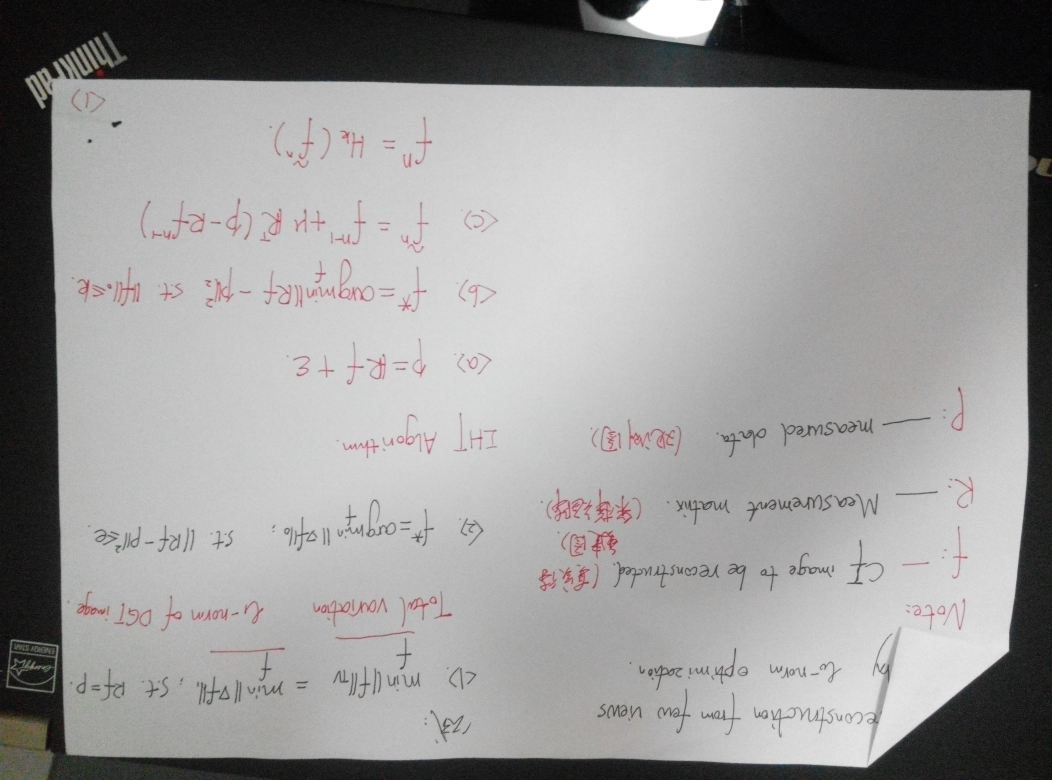
//> input picture Ex3/Dataset2/2.jpg, 4208 x 3120 px (shown at 1/4 size)
$ ./edge Dataset2/2.jpg   (built with g++ and OpenCV 4)
//> lines starting //> are read from the running program, lines starting //| are printed output that depends on the picture; after the words box and inside, x2 and y2 are one past the last pixel; in counts of white or black regions, pixels touching at a corner belong together
#include <iostream>
#include <cstdio>
#include <opencv2/imgproc/imgproc.hpp>
#include <opencv2/highgui/highgui.hpp>
#include <opencv2/opencv.hpp>
#include <cmath>

using namespace cv;
using namespace std;

// Store line info
struct myLine {
    double m; // Slope of the line
    double c; // Intercept of the line
    bool vertical; // True if the line is parallel to y-axis
};

// [9 lines of commented-out code are left out]
bool lineCmp(const Vec2f& a, const Vec2f& b) {
    double threshold = 0.1;
    if ( abs(a[1] - b[1]) < threshold ) {
        return a[0] < b[0];
    }
    return a[1] < b[1];
}

// Point comparison function
bool pointCmp(const Point& a, const Point& b) {
    return a.x + a.y < b.x + b.y;
}

// Ref: http://docs.opencv.org/2.4/doc/tutorials/introduction/linux_gcc_cmake/linux_gcc_cmake.html#linux-gcc-usage
int main(int argc, char* argv[]) {
    if ( argc != 2 ) {
        cout << "Please specify the path of the photo you want to test!" << endl;
        return -1;
    }

    Mat srcImg, dstImg, srcGray, srcBlur, edge;
    srcImg = imread(argv[1]);
//> srcImg is the input picture: 3120 rows x 4208 cols, CV_8UC3; mean B, G, R 152.5, 152.8, 153.5
    if ( !srcImg.data ) {
        cout << "No image data" << endl;
        return -1;
    }

    // Ref: http://docs.opencv.org/2.4/modules/imgproc/doc/geometric_transformations.html#resize
    resize(srcImg, srcImg, Size(), 0.2, 0.2);
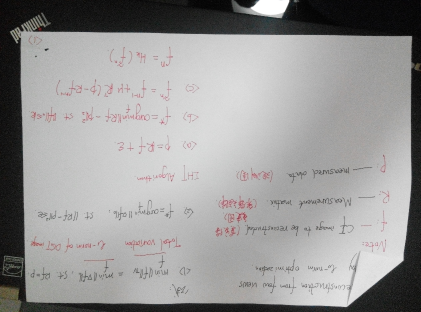
//> srcImg: 624 rows x 842 cols, CV_8UC3 (shown at 1/2 size); mean B, G, R 152.4, 152.8, 153.5

    // Ref: http://docs.opencv.org/2.4/doc/tutorials/imgproc/imgtrans/canny_detector/canny_detector.html
    // Transfrom to gray scale.
    cvtColor(srcImg, srcGray, CV_BGR2GRAY);

    // Blur the image to erase some noise
    blur(srcGray, srcBlur, Size(3, 3));

    // Set threshold for Canny
    int lowThreshold = 125;
    int highThreshold = 500;
    int kernel_size = 3;
    Canny(srcBlur, edge, lowThreshold, highThreshold, kernel_size);
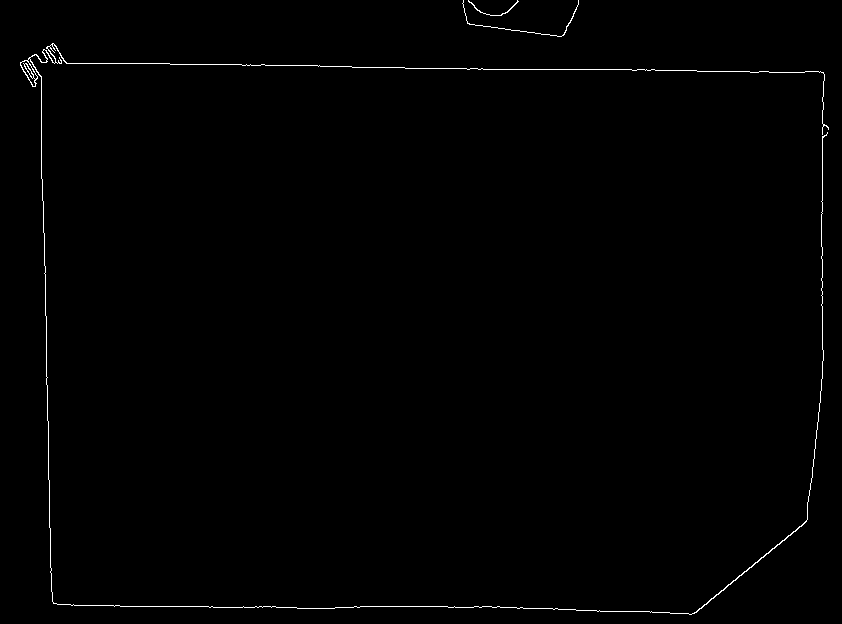
//> edge: 624 rows x 842 cols, CV_8UC1; 0.6% white in thin lines or dots

    // Ref: http://docs.opencv.org/2.4/doc/tutorials/imgproc/imgtrans/hough_lines/hough_lines.html
    // Set parameters for hough transform
    float rho = 1;
    float theta = CV_PI / 100;
    int threshold = 97;
    vector<Vec2f> lines;
    vector<myLine> mls;

    HoughLines(edge, lines, rho, theta, threshold, 0, 0);
//> lines = 10 lines (rho, theta): [606, 1.57], [822, 0], [69, 1.57], [591, 1.6], [-36, 3.11], [915, 0.88], [-33, 3.11], [63, 1.57], [41, 0], [55, 1.6]
    // myHoughLines(edge, lines, rho, theta, threshold);

    // Sort lines based on theta
    sort(lines.begin(), lines.end(), lineCmp);
//> lines = 10 items: [41, 0], [822, 0], [915, 0.88], [55, 1.6], [63, 1.57], [69, 1.57], [591, 1.6], [606, 1.57], [-36, 3.11], [-33, 3.11]
    // Move lines with theta near 3.1 to the front
    int last = lines.size() - 1;
//> last = 9
    while ( lines[0][1] <= 0.1 && lines[last][1] >= 3.1 ) {
        vector<Vec2f>::iterator it = lines.begin() + 1;
        lines.insert(it, lines[last]);
        it = lines.end() - 1;
        lines.erase(it);
    }
//> this loop made 2 passes

    double rotationAngle = lines[0][1] * 180 / CV_PI;
//> rotationAngle = 0
    double rotationThreshold = 0.1;
    // Rotate 90 degree clockwise for horizontal papers, e.g. 2.jpg and 4.jpg
    if ( lines[0][1] > rotationThreshold ) {
        rotationAngle -= 90;
    }

    for ( size_t i = 0; i < lines.size(); i++ ) {
        float rho = lines[i][0], theta = lines[i][1];

        // Eliminate duplicates.
        float deltaRho = 100;
        float deltaTheta = 0.25;

        if ( i > 0 && abs(rho - lines[i - 1][0]) < deltaRho &&
            ( abs(CV_PI - (rho + lines[i - 1][0])) < deltaRho || abs(theta - lines[i - 1][1]) < deltaTheta ) ) {
            continue;
        }
        cout << rho << " " << theta << endl;

        // Produce two lines on the line
        Point pt1, pt2;
        double a = cos(theta), b = sin(theta);
        double x0 = a * rho, y0 = b * rho;
        pt1.x = cvRound(x0 + 1000 * (-b));
        pt1.y = cvRound(y0 + 1000 * (a));
        pt2.x = cvRound(x0 - 1000 * (-b));
        pt2.y = cvRound(y0 - 1000 * (a));
        // Draw red lines
        line(srcImg, pt1, pt2, Scalar(0, 0, 255), 3, CV_AA);

        struct myLine ml;
        // Deal with lines parallel to y-axis.
        if ( b == 0 ) {
            ml.vertical = 1;
            ml.c = rho;
            printf("Line equation: x = %lf\n", rho);
        } else {
            ml.vertical = 0;
            // m for slope and c for y-intercept
            double m = -a / b, c = rho / b;
            ml.m = m;
            ml.c = c;
            printf("Line equation: y = (%lfx) + (%lf)\n", m ,c);
        }

        mls.push_back(ml);
    }
//> this loop made 10 passes
//> (rho, theta, a, b, x0, y0, m, c) on passes 5, 6, 9: (915, 0.88, 0.637, 0.771, 583.2, 705, -0.827, 1187.5), (55, 1.6, -0.0314, 1, -1.73, 54.97, 0.0314, 55.03), (591, 1.6, -0.0314, 1, -18.56, 590.7, 0.0314, 591.3)
//> (printed output is left out)
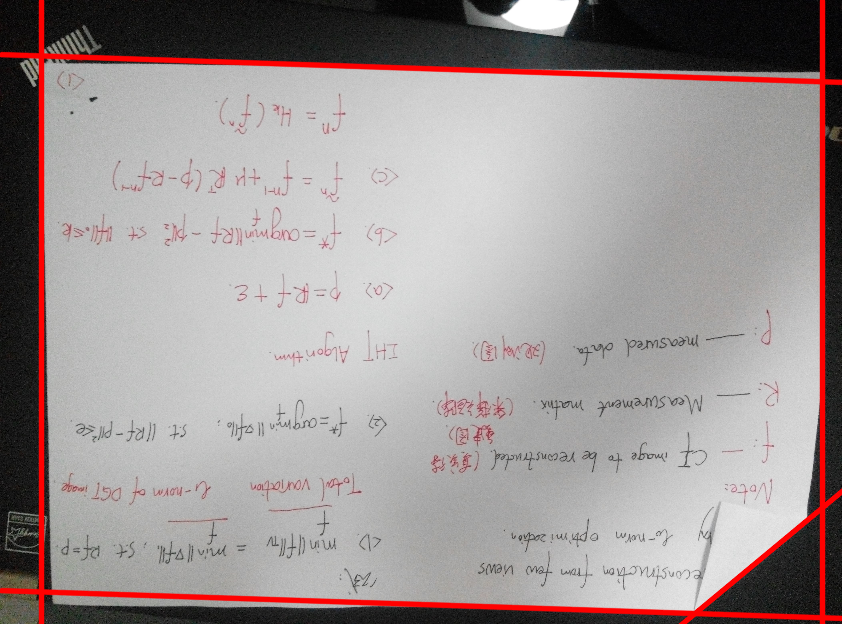
//> srcImg: 624 rows x 842 cols, CV_8UC3; 4.09% of pixels changed, all inside (x1, y1, x2, y2) = (0, 0, 842, 624)

    vector<Point> pts;
    // Calculate line-line intersection.
    // Ref: https://en.wikipedia.org/wiki/Line–line_intersection
    for ( int i = 0; i < 2; ++i ) {
        for ( int j = 2; j < 4; ++j ) {
            double a = mls[i].m, b = mls[j].m;
            double c = mls[i].c, d = mls[j].c;
            double x, y;
            if ( mls[i].vertical == 1 ) {
                x = c;
                y = b * c + d;
            } else {
                x = (d - c) / (a - b);
                y = (a * d - b * c) / (a - b);
            }
            printf("Point: (%lf, %lf)\n", x, y);
            Point pt1;
            pt1.x = x;
            pt1.y = y;
            pts.push_back(pt1);
            // Draw blue points
            line(srcImg, pt1, pt1, Scalar(255, 0, 0), 12, CV_AA);
        }
    }
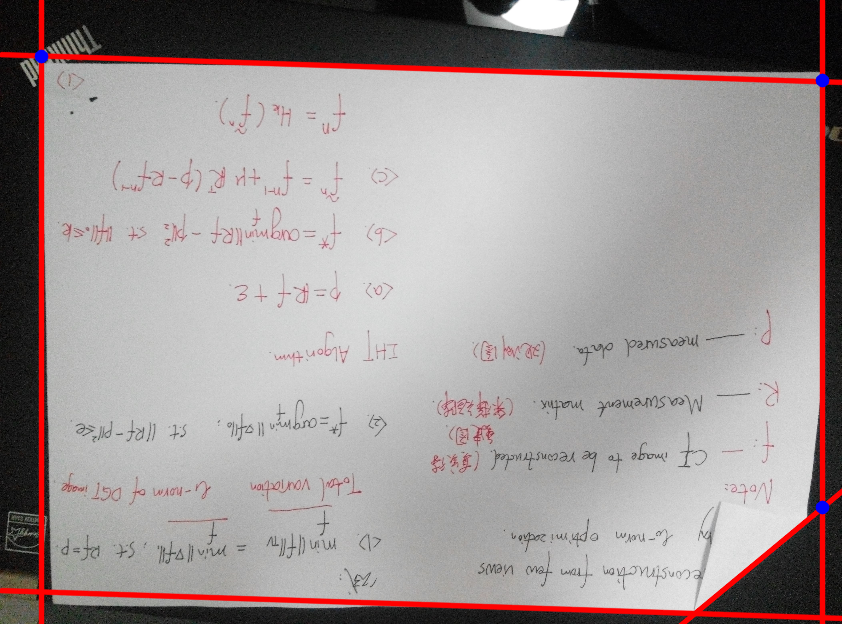
//> srcImg: 624 rows x 842 cols, CV_8UC3; 0.09% of pixels changed, all inside (x1, y1, x2, y2) = (34, 49, 830, 515)
//> after the loop, pts = 4 Points (x, y): [41, 1153], [41, 56], [822, 507], [822, 80]

    sort(pts.begin(), pts.end(), pointCmp);
//> pts = 4 Points (x, y): [41, 56], [822, 80], [41, 1153], [822, 507]
    Point center;
    center.x = (pts[0].x + pts[3].x) / 2;
//> center = Point(431, 0)
    center.y = (pts[0].y + pts[3].y) / 2;
//> center = Point(431, 281)
    // line(srcImg, center, center, Scalar(0, 255, 0), 12, CV_AA);

    Mat rotatedImg;
    Mat rotationMatrix;
    srcImg.copyTo(rotatedImg);

    cout << "RG: " << rotationAngle << endl;
//| RG: 0

    // Ref: http://docs.opencv.org/2.4/doc/tutorials/imgproc/imgtrans/warp_affine/warp_affine.html
    rotationMatrix = getRotationMatrix2D(center, rotationAngle, 1);
//> rotationMatrix = [[1, 0, 0], [0, 1, 0]]
    warpAffine(rotatedImg, rotatedImg, rotationMatrix, rotatedImg.size() );

    if ( srcImg.rows < srcImg.cols ) {
        // Rotate 90 degree clockwise for horizontal papers and diminish their sizes
        rotationMatrix = getRotationMatrix2D(center, 90, 0.7);
//> rotationMatrix = [[4.29e-17, 0.7, 234.3], [-0.7, 4.29e-17, 582.7]]
        warpAffine(rotatedImg, rotatedImg, rotationMatrix, rotatedImg.size() );
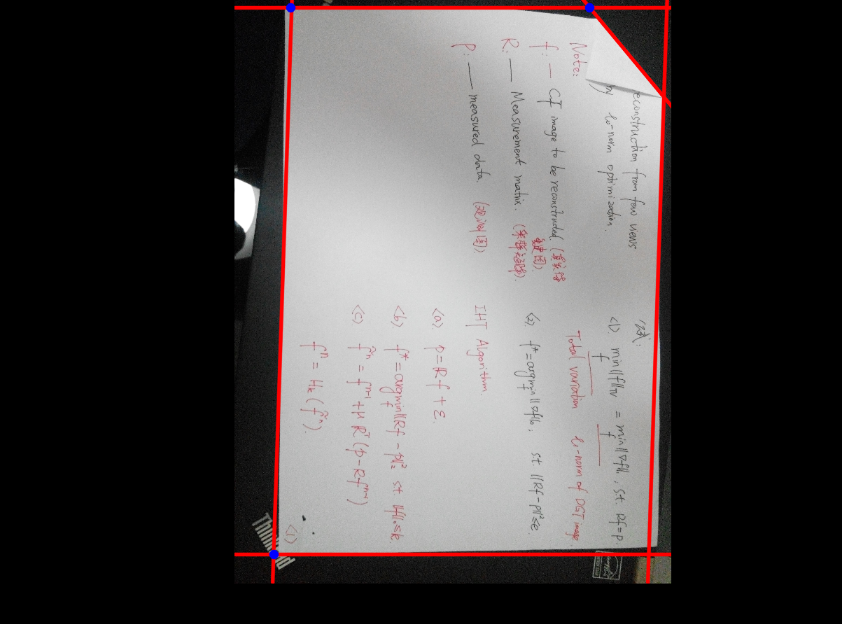
//> rotatedImg: 624 rows x 842 cols, CV_8UC3; mean B, G, R 73.2, 73.3, 77.5
    }

    imshow("Display Image", rotatedImg);
    waitKey(0);
    return 0;
}

$ run again, with Ex3/Dataset2/1.jpg copied over Ex3/Dataset2/2.jpg
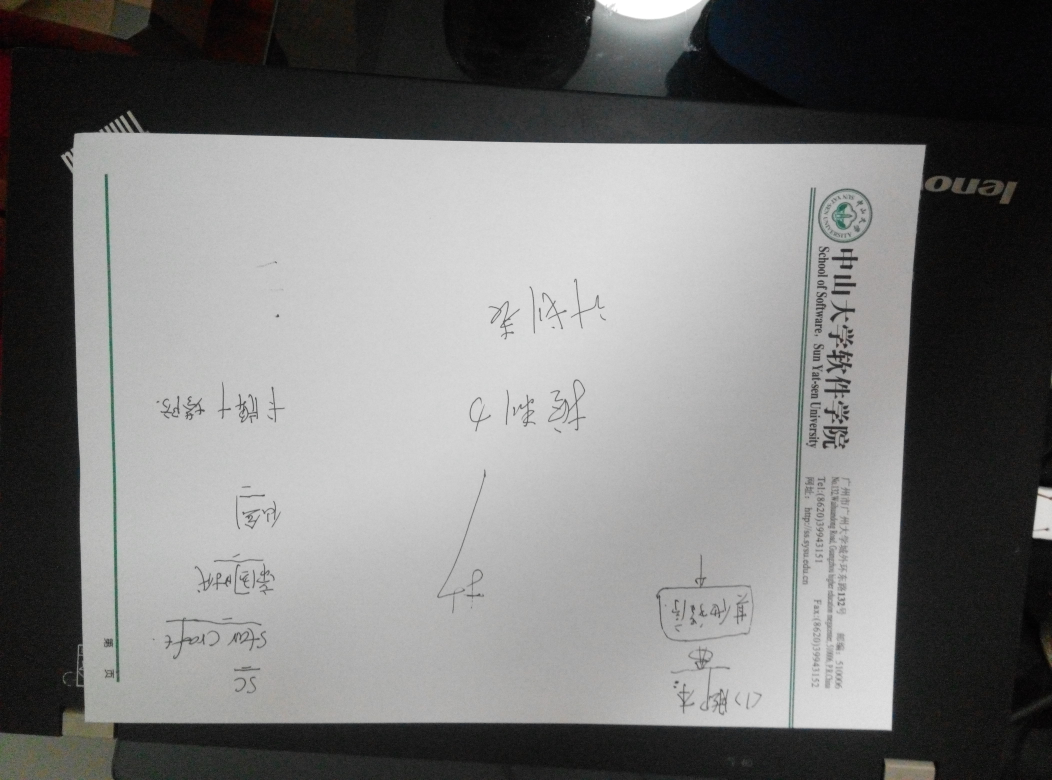
//> input picture Ex3/Dataset2/1.jpg, 4208 x 3120 px (shown at 1/4 size)
//> srcImg is the input picture: 3120 rows x 4208 cols, CV_8UC3; mean B, G, R 121.3, 121.9, 121.9
//> `Canny(srcBlur, edge, lowThreshold, highThreshold, kernel_size);`:
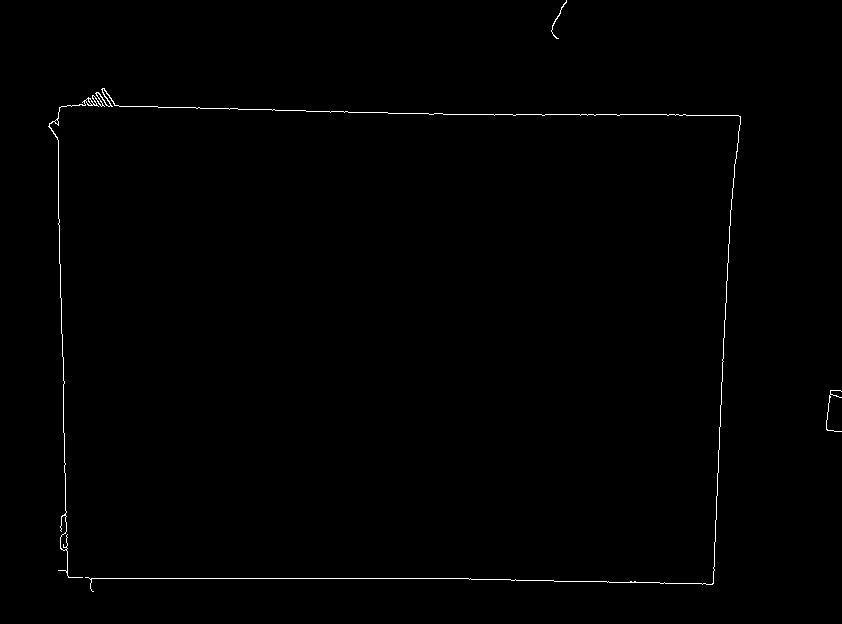
//> edge: 624 rows x 842 cols, CV_8UC1; 0.51% white in thin lines or dots, all inside (x1, y1, x2, y2) = (48, 0, 842, 592)
//> `HoughLines(edge, lines, rho, theta, threshold, 0, 0);`: lines = 6 lines (rho, theta): [578, 1.57], [114, 1.57], [101, 1.6], [-51, 3.11], [743, 0.06], [563, 1.6]
//> `sort(lines.begin(), lines.end(), lineCmp);`: lines = 6 items: [743, 0.06], [101, 1.6], [114, 1.57], [563, 1.6], [578, 1.57], [-51, 3.11]
//> last = 5
//> the loop `while ( lines[0][1] <= 0.1 && lines[last][1] >= 3.1 )` made 1 pass
//> rotationAngle = 3.6
//> the loop `for ( size_t i = 0; i < lines.size(); i++ )` made 6 passes
//> (rho, theta, a, b, x0, y0, m, c) on passes 1, 2, 3, 5: (743, 0.0628, 0.998, 0.0628, 741.5, 46.65, -15.89, 11833), (-51, 3.11, -1, 0.0314, 50.97, -1.6, 31.82, -1623.7), (101, 1.6, -0.0314, 1, -3.17, 101, 0.0314, 101), (563, 1.6, -0.0314, 1, -17.68, 562.7, 0.0314, 563.3)
//> (printed output is left out)
//> after the loop `for ( int i = 0; i < 2; ++i )`: pts = 4 Points (x, y): [736, 124], [707, 585], [54, 102], [68, 565]
//> `sort(pts.begin(), pts.end(), pointCmp);`: pts = 4 Points (x, y): [54, 102], [68, 565], [736, 124], [707, 585]
//> `center.x = (pts[0].x + pts[3].x) / 2;`: center = Point(380, 0)
//> `center.y = (pts[0].y + pts[3].y) / 2;`: center = Point(380, 343)
//| RG: 3.6
//> `rotationMatrix = getRotationMatrix2D(center, rotationAngle, 1);`: rotationMatrix = [[0.998, 0.0628, -20.79], [-0.0628, 0.998, 24.54]]
//> `rotationMatrix = getRotationMatrix2D(center, 90, 0.7);`: rotationMatrix = [[4.29e-17, 0.7, 139.9], [-0.7, 4.29e-17, 609]]
//> `warpAffine(rotatedImg, rotatedImg, rotationMatrix, rotatedImg.size() );`:
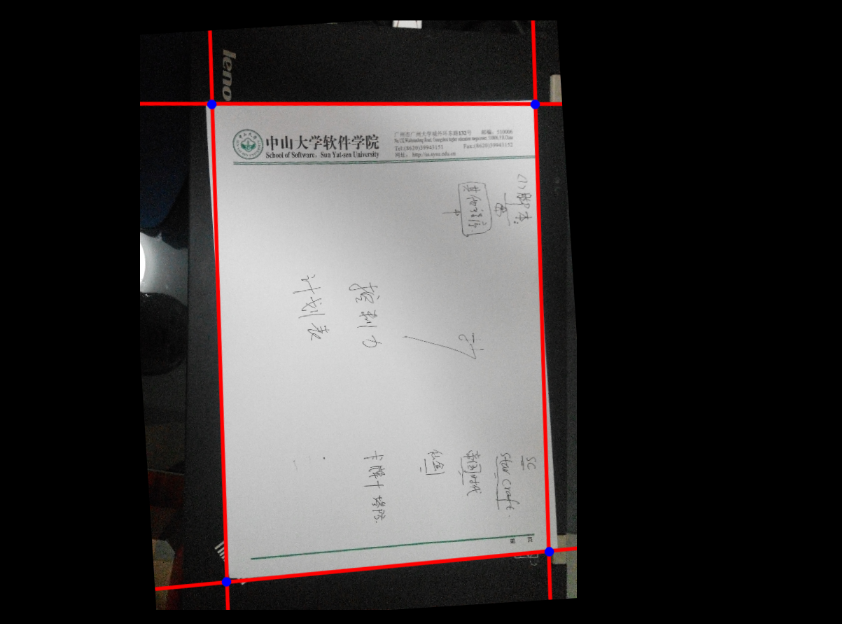
//> rotatedImg: 624 rows x 842 cols, CV_8UC3; mean B, G, R 57.4, 57.5, 61
